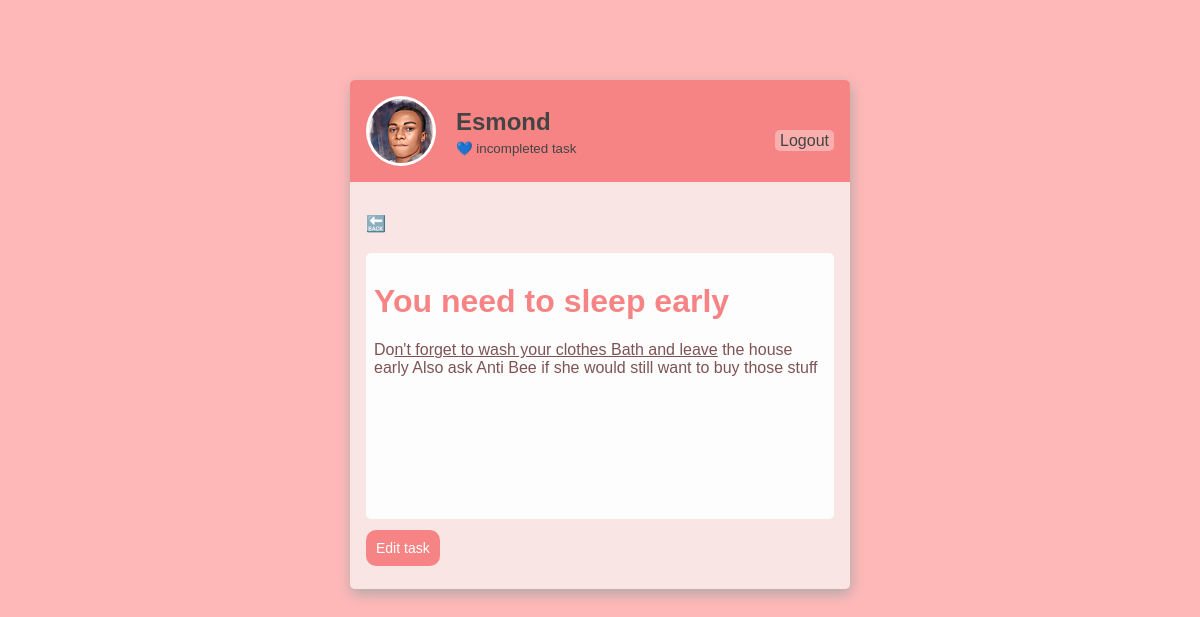
Screenshot of /task/19/ (signed in) with the database file from the repository.
### base/models.py (models this page shows)
class Task(models.Model):
    user = models.ForeignKey(User, on_delete=models.CASCADE, null = True, blank=True)
    title = models.CharField(max_length=200)
    description = RichTextField(blank=True, null=True)
    complete = models.BooleanField(default = False)
    created = models.DateTimeField(auto_now_add=True)
    def __str__(self):
        return self.title
    class Meta:
        ordering = ['complete']

### base/views.py (the view)
# urls.py: path('task/<int:pk>/', TaskDetail.as_view(), name='task'),
class TaskDetail(LoginRequiredMixin, DetailView):
	model = Task
	context_object_name = 'task'
	template_name = 'base/task.html'

### base/templates/base/task.html
{% extends 'base/main.html' %}
{% block content %}
<p><a class="pop" href="{% url 'tasks' %}">🔙</a></p>
<div class="detail">
    <h1>{{task |safe}}</h1>
    <p>{{task.description |safe}}</p>
</div>
<a class="button-class" href="{% url 'task-update' task.id %}">Edit task</a></p>
{% endblock %}

### base/templates/base/main.html (shortened to what this page needs)
{% load static %}
<!DOCTYPE html>
<html lang="en">
<head>
    <link href="{% static '/css/main.css' %}" rel='stylesheet' type='text/css'>
</head>
<body>
<div class="content">
    <header>
        {% if request.user.is_authenticated %}
        <div class="profile">
            <img class="profile-image" src = "{% static '/images/esm.jpg' %}">
            <div class="profile-name">
            <h2>{{request.user|title}}</h2>
            <small>💙 {{count}} incompleted task{{count|pluralize:"s"}}</small>
            </div>
        </div>
    <p><a href="{% url 'logout' %}">Logout</a></p>
    {% else %}
    <p><a href="{% url 'login' %}">Login</a></p>
    {% endif %}
    </header>
    <main>
    {% block content %}
    {% endblock %}
    </main>
</div>
</body>
</html>

### static/css/main.css (style rules this page uses)
a { text-decoration: none; color: #0074ba; }
body { font-family:Verdana, Geneva, Tahoma, sans-serif; background-color: rgb(255 184 184); }
.content { width: 500px; border-radius: 5px; overflow: hidden; margin: auto; margin-top: 80px; box-shadow: 1px 5px 14px #b1a8a8; }
header { display: flex; align-content: flex-end; justify-content: space-between; align-items: flex-end; padding: 1rem; background-color: rgb(247, 132, 132); }
header > .profile { display: flex; align-items: center; color: #444; }
header > .profile > .profile-image { margin-right: 20px; border-radius: 50%; width: 4rem; border: 3px solid white; }
header > .profile > .profile-name > h2 { margin: 3px 0 3px; }
header a { border-radius: 5px; background-color: rgb(250, 175, 175); padding: 2px 5px 2px 5px; color: #444; }
main { padding: 1rem; background-color: rgb(250, 229, 229); }
.button-class { border-style: none; background-color: rgb(247, 132, 132); color: #fff; padding: 10px; font-size: 14px; border-radius: 10px; cursor: pointer; }
.detail { min-height: 250px; background-color:rgb(253, 253, 253); margin: 20px 0; border-radius: 5px; padding: 0.5rem; }
.detail > h1 { color: rgb(247, 132, 132); }
.detail > p { color:rgb(126, 83, 83); }

### rows the page displays
Task: title "You need to sleep early", description "Do n't forget to wash your clothes Bath and leave the house early Also ask Anti Bee if she would still want to buy those stuff"

### other values shown
{{ request.user|title }} "Esmond"
